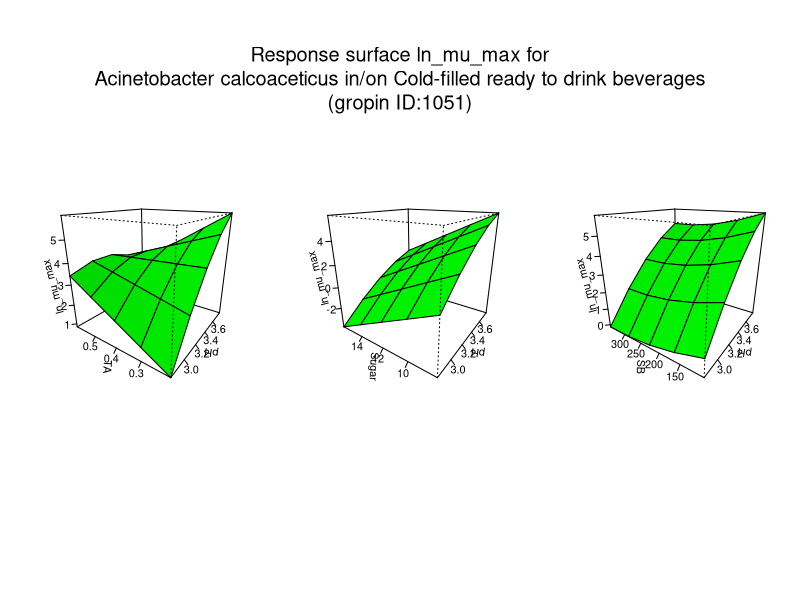

Here is the R script that generated this plot:
#############################
# start of Parameter script
#############################
pH <- seq(2.8028,3.7962037962038,length.out=5)
TA <- seq(0.2002,0.599400599400599,length.out=5)
Sugar <- seq(8.008,15.984015984016,length.out=5)
SB <- seq(100.1,349.65034965035,length.out=5)
PS <- seq(100.1,349.65034965035,length.out=5)
#############################
# end of Parameter script
#############################
############################# 
# start of Model script Gropin ID 1051 
#############################
 
# constant coefficients for this model
 
variables <- data.frame(pH,TA,Sugar,SB,PS)
argumentsPar <- unique.data.frame(expand.grid(variables))
 
# heart of the model
response_surface <- function(pH,TA,Sugar,SB,PS) {
   mumax <-(-42.43177+24.97906*pH+46.76338*TA-0.77329*Sugar-0.03119*PS-0.00790*SB-2.70679*(pH^2)-14.36986*pH*TA+0.00926*PS*pH+0.00179*PS*Sugar-0.00004*(PS^2)-0.00005*SB*PS+0.00002*(SB^2))

	return(mumax=mumax)
} 

# output parameters
responseSurface <- cbind(argumentsPar,response_surface(argumentsPar['pH'],argumentsPar['TA'],argumentsPar['Sugar'],argumentsPar['SB'],argumentsPar['PS']))
colnames(responseSurface) <- c(colnames(argumentsPar),'lnmumax')
#############################
# End of Model script
#############################
############################# 
# start of Visualisation script Gropin ID 1051 
#############################
titleText <-'Response surface ln_mu_max for
Acinetobacter calcoaceticus in/on Cold-filled ready to drink beverages
(gropin ID:1051)'
argPar1 <- unique.data.frame(expand.grid(pH,TA))
argPar2 <- unique.data.frame(expand.grid(pH,Sugar))
argPar3 <- unique.data.frame(expand.grid(pH,SB))
z1 <- matrix(unlist(response_surface(pH = argPar1[1],TA = argPar1[2],Sugar = Sugar[1],SB = SB[1],PS = PS[1])),nrow=5)
z2 <- matrix(unlist(response_surface(pH = argPar2[1],Sugar = argPar2[2],TA = TA[1],SB = SB[1],PS = PS[1])),nrow=5)
z3 <- matrix(unlist(response_surface(pH = argPar3[1],SB = argPar3[2],TA = TA[1],Sugar = Sugar[1],PS = PS[1])),nrow=5)
# adding precaution if response surface is zero
myZLim1 <- range(z1)
if(myZLim1[1] == myZLim1[2]) myZLim1[2] <- myZLim1[2]+1
myZLim2 <- range(z2)
if(myZLim2[1] == myZLim2[2]) myZLim2[2] <- myZLim2[2]+1
myZLim3 <- range(z3)
if(myZLim3[1] == myZLim3[2]) myZLim3[2] <- myZLim3[2]+1
if(length(pH)>1 & length(TA)>1 & length(Sugar)>1 & length(SB)>1 & length(PS)>1) {
	par(mfrow = c(1,3))
	persp(pH,TA,z1,col = 'green',xlab='pH',ylab='TA',zlab='ln_mu_max',zlim=myZLim1,theta=305,phi=20,shade=0.25,ticktype = 'detailed')
	persp(pH,Sugar,z2,col = 'green',xlab='pH',ylab='Sugar',zlab='ln_mu_max',zlim=myZLim2,theta=305,phi=20,shade=0.25,ticktype = 'detailed')
	persp(pH,SB,z3,col = 'green',xlab='pH',ylab='SB',zlab='ln_mu_max',zlim=myZLim3,theta=305,phi=20,shade=0.25,ticktype = 'detailed')
	mtext(titleText,outer=T,  cex=1.2, line=-8.5, side=3)
} else {
		myPars <- unique.data.frame(expand.grid(pH,TA,Sugar,SB,PS))
		myZ <-matrix(unlist(response_surface(myPars[,1],myPars[,2],myPars[,3],myPars[,4],myPars[,5])),nrow=5)
		myZLim <- range(myZ)
if(myZLim[1] == myZLim[2]) myZLim[2] <- myZLim[2]+1
	if(length(Sugar)==1 & length(SB)==1 & length(PS)==1) {
		persp(pH,TA,myZ,col = 'green',xlab='pH',ylab='TA',zlab='ln_mu_max',main=titleText,sub=paste('other variable: Sugar =',round(Sugar,digits = 2), 'SB =',round(SB,digits = 2), 'PS =',round(PS,digits = 2)),zlim=myZLim,theta=305,phi=20,shade=0.25,ticktype = 'detailed')
	}
	if(length(TA)==1 & length(SB)==1 & length(PS)==1) {
		persp(pH,Sugar,myZ,col = 'green',xlab='pH',ylab='Sugar',zlab='ln_mu_max',main=titleText,sub=paste('other variable: TA =',round(TA,digits = 2), 'SB =',round(SB,digits = 2), 'PS =',round(PS,digits = 2)),zlim=myZLim,theta=305,phi=20,shade=0.25,ticktype = 'detailed')
	}
	if(length(TA)==1 & length(Sugar)==1 & length(PS)==1) {
		persp(pH,SB,myZ,col = 'green',xlab='pH',ylab='SB',zlab='ln_mu_max',main=titleText,sub=paste('other variable: TA =',round(TA,digits = 2), 'Sugar =',round(Sugar,digits = 2), 'PS =',round(PS,digits = 2)),zlim=myZLim,theta=305,phi=20,shade=0.25,ticktype = 'detailed')
	}
	if(length(TA)==1 & length(Sugar)==1 & length(SB)==1) {
		persp(pH,PS,myZ,col = 'green',xlab='pH',ylab='PS',zlab='ln_mu_max',main=titleText,sub=paste('other variable: TA =',round(TA,digits = 2), 'Sugar =',round(Sugar,digits = 2), 'SB =',round(SB,digits = 2)),zlim=myZLim,theta=305,phi=20,shade=0.25,ticktype = 'detailed')
	}
	if(length(pH)==1 & length(SB)==1 & length(PS)==1) {
		persp(TA,Sugar,myZ,col = 'green',xlab='TA',ylab='Sugar',zlab='ln_mu_max',main=titleText,sub=paste('other variable: pH =',round(pH,digits = 2), 'SB =',round(SB,digits = 2), 'PS =',round(PS,digits = 2)),zlim=myZLim,theta=305,phi=20,shade=0.25,ticktype = 'detailed')
	}
	if(length(pH)==1 & length(Sugar)==1 & length(PS)==1) {
		persp(TA,SB,myZ,col = 'green',xlab='TA',ylab='SB',zlab='ln_mu_max',main=titleText,sub=paste('other variable: pH =',round(pH,digits = 2), 'Sugar =',round(Sugar,digits = 2), 'PS =',round(PS,digits = 2)),zlim=myZLim,theta=305,phi=20,shade=0.25,ticktype = 'detailed')
	}
	if(length(pH)==1 & length(Sugar)==1 & length(SB)==1) {
		persp(TA,PS,myZ,col = 'green',xlab='TA',ylab='PS',zlab='ln_mu_max',main=titleText,sub=paste('other variable: pH =',round(pH,digits = 2), 'Sugar =',round(Sugar,digits = 2), 'SB =',round(SB,digits = 2)),zlim=myZLim,theta=305,phi=20,shade=0.25,ticktype = 'detailed')
	}
	if(length(pH)==1 & length(TA)==1 & length(PS)==1) {
		persp(Sugar,SB,myZ,col = 'green',xlab='Sugar',ylab='SB',zlab='ln_mu_max',main=titleText,sub=paste('other variable: pH =',round(pH,digits = 2), 'TA =',round(TA,digits = 2), 'PS =',round(PS,digits = 2)),zlim=myZLim,theta=305,phi=20,shade=0.25,ticktype = 'detailed')
	}
	if(length(pH)==1 & length(TA)==1 & length(SB)==1) {
		persp(Sugar,PS,myZ,col = 'green',xlab='Sugar',ylab='PS',zlab='ln_mu_max',main=titleText,sub=paste('other variable: pH =',round(pH,digits = 2), 'TA =',round(TA,digits = 2), 'SB =',round(SB,digits = 2)),zlim=myZLim,theta=305,phi=20,shade=0.25,ticktype = 'detailed')
	}
	if(length(pH)==1 & length(TA)==1 & length(Sugar)==1) {
		persp(SB,PS,myZ,col = 'green',xlab='SB',ylab='PS',zlab='ln_mu_max',main=titleText,sub=paste('other variable: pH =',round(pH,digits = 2), 'TA =',round(TA,digits = 2), 'Sugar =',round(Sugar,digits = 2)),zlim=myZLim,theta=305,phi=20,shade=0.25,ticktype = 'detailed')
	}
}
#############################
# End of Visualisation script
#############################
